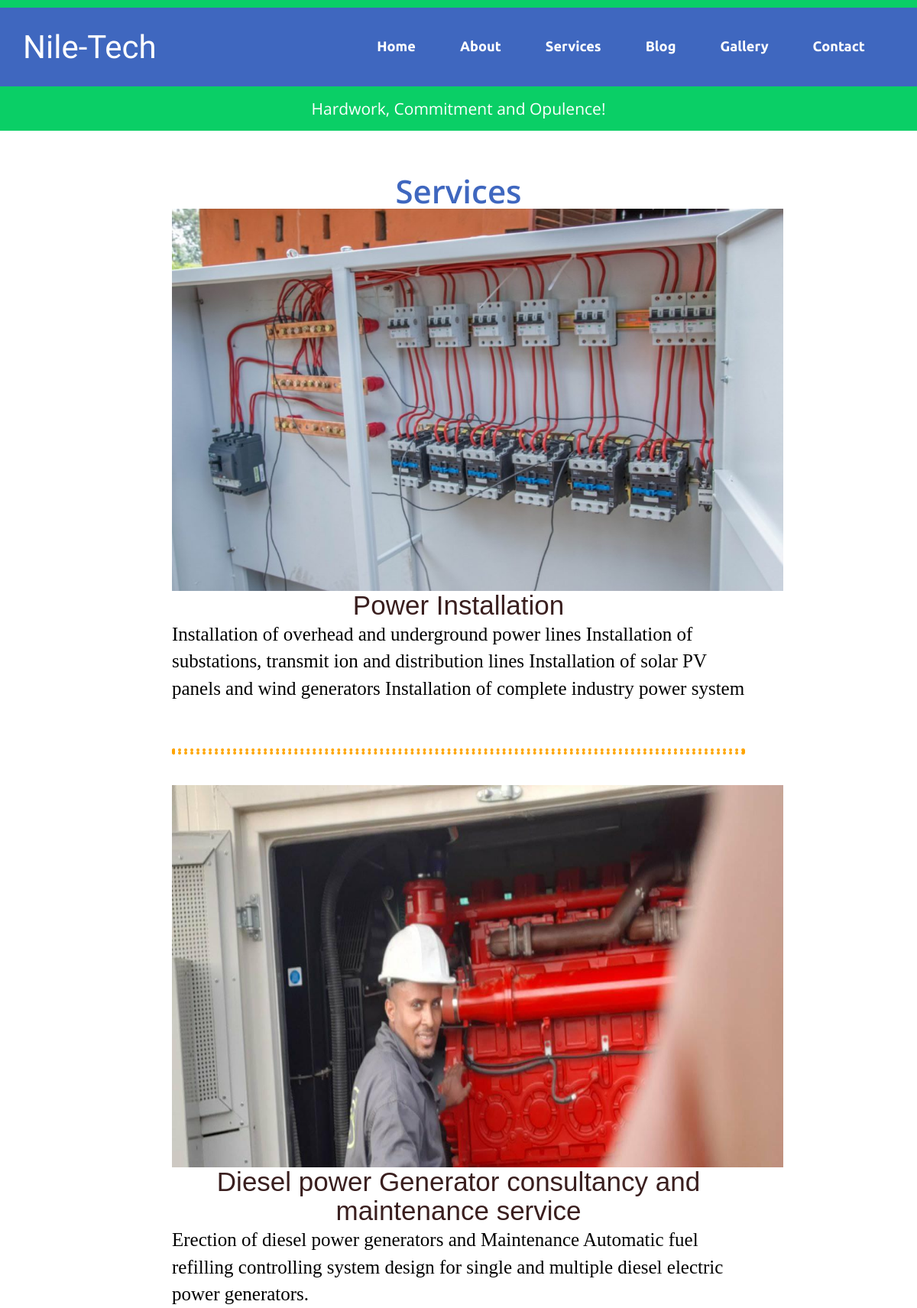
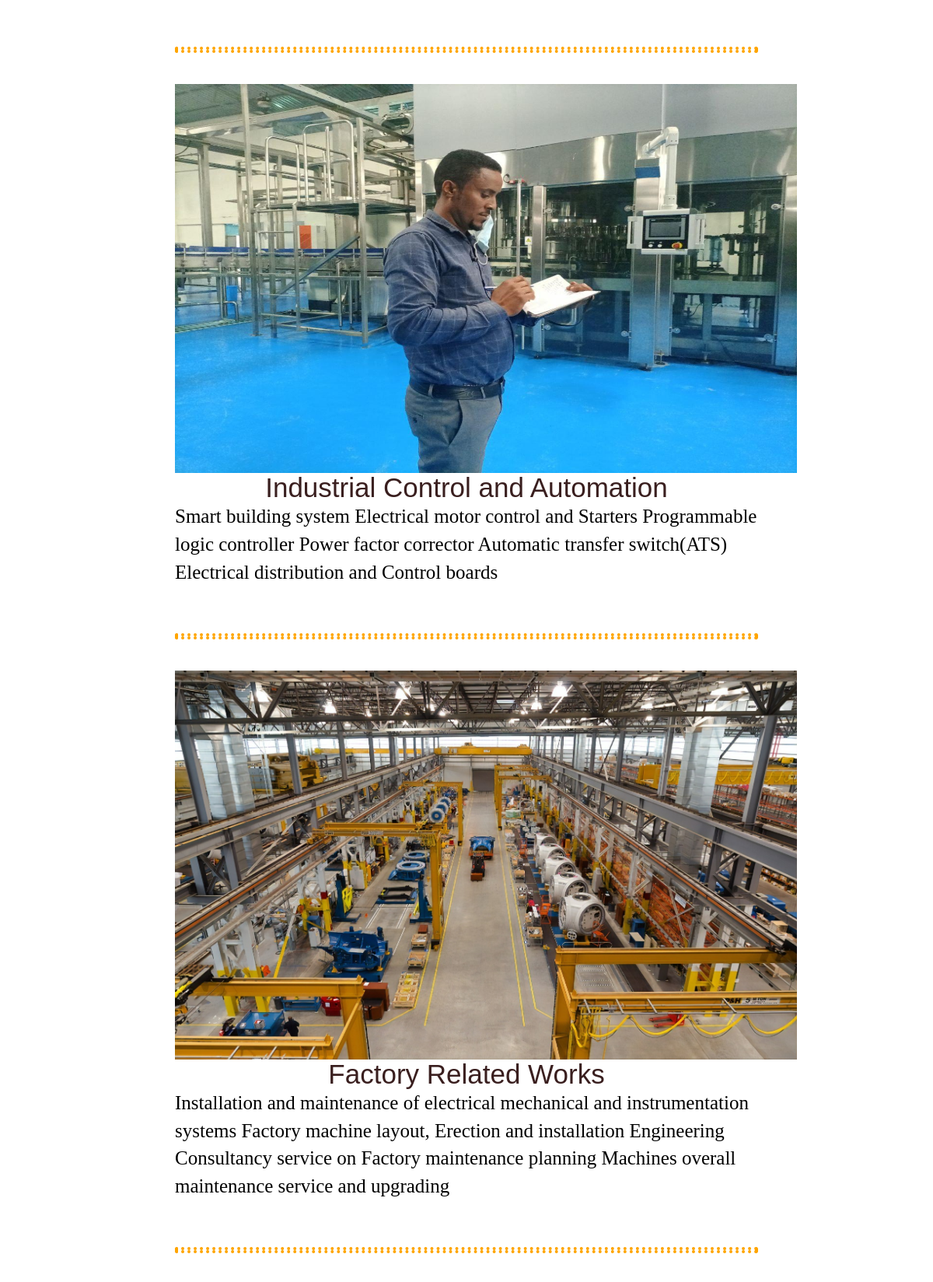
/services (upper part), run on the app's committed database (2 pictures, top to bottom).
### main/models.py (models this page shows, shortened)
class Services(models.Model):
    image = models.ImageField(upload_to='media/services')
    title = models.CharField(max_length=255)
    description = models.TextField(null=True)
    date = models.DateTimeField(auto_now_add=True)

### main/views.py (the view)
# urls.py: path('services', views.services, name='services'),
def services(request):
    servicelist = Services.objects.all()
    return render(request,'web/services.html', {"servicelist":servicelist})

### main/templates/web/services.html (shortened to what this page needs)
{% extends 'base.html' %}
{% block body %}
<div class="banner-bottom-strip">
	<div class="container">
	<p>Hardwork, Commitment and Opulence!</p>
	</div>
	</div>
	<section>
<div class="services">
	<div class="container"><h3>Services</h3>
		<div class="row">
			<div class="col-md-2"></div>
<div class="col-md-8">
	{% for service in servicelist %}
	<div class="card">
		<div class="card-body">
			<img class="card-img-top service-img" src="{{ service.image.url }}" alt="img">
			<h4 class="card-title service-head">{{service.title}}</h4>
			<p class="card-text service-body">{{service.description}}</p>
		</div>
		<br> <br> <hr class="hrs"> <br>
	{% endfor %}
	</div>
</div>
</div>
</div>
</div>
<br><br><br>
</section>
{% endblock body %}

### main/templates/base.html (shortened to what this page needs)
{% load static %}
<!DOCTYPE html>
<html>
<head>
<link href="{% static 'css/bootstrap.css' %}" rel="stylesheet">
<link href="{% static 'css/all.css' %}" rel="stylesheet" type="text/css">
<link href="{% static 'css/regular.css' %}" rel="stylesheet" type="text/css">
<link href="{% static 'css/style.css' %}" rel="stylesheet" type="text/css" media="all" />
<link href="https://maxcdn.bootstrapcdn.com/font-awesome/4.2.0/css/font-awesome.min.css" rel="stylesheet">
</head>
{% include 'includes/nav.html' %}
<body>
{% block body %}{% endblock body %}
</body>
</html>

### main/templates/includes/nav.html (shortened to what this page needs)
<div class="header">
	<div class="header-nav">
		<div class="container">
			<div class="logo">
				<a href="{% url 'index' %}"><h1>Nile-Tech</h1></a>
			</div>
			<div class="navigation">
				<nav class="navbar navbar-default">
						<div class="collapse navbar-collapse nav-wil" id="bs-example-navbar-collapse-1">
						  <ul class="nav navbar-nav" style='align-items:inline'>
							<li><a href="{% url 'index' %}" class="tn1">Home</a></li>
							<li><a href="{% url 'about' %}" class="tn1">About</a></li>
							<li><a href="{% url 'services' %}" class="tn1">Services</a></li>
							<li><a href="{% url 'blog' %}" class="tn1">Blog</a></li>
							<li><a href="{% url 'gallary' %}" class="tn1">Gallery</a></li>
							<li><a href="{% url 'contact' %}" class="tn1">Contact</a></li>
						  </ul>
				  <div class="clearfix"> </div>
				</div>
			</nav>
		</div>
		</div>
		</div>
	</div>

### main/static/css/regular.css (style rules this page uses)
:root, :host { --fa-font-regular: normal 400 1em/1 "Font Awesome 6 Free"; }

### main/static/css/style.css (style rules this page uses)
body { font-family: 'Open Sans', sans-serif; margin:0; padding:0; background:#ffffff; }
body a { transition:0.5s all; -webkit-transition:0.5s all; -moz-transition:0.5s all; -o-transition:0.5s all; -ms-transition:0.5s all; }
h1,h2,h3,h4,h5,h6 { margin:0; }
p { margin:0; }
ul { margin:0; padding:0; }
.logo { float: left; margin-top: 15px; }
.logo a { text-decoration:none; }
.logo a h1 { font-family: 'Belgrano', serif; color: #fff; font-size: 3em; }
.banner-bottom-strip { background: #0ACF66; padding: 1em; text-align: center; }
.banner-bottom-strip p { font-size: 1.5em; color: #fff; }
.navigation { width: 62%; float: right; margin-top: 25px; }
.nav-wil { padding:0; }
.navbar-default .navbar-nav > li > a { color:#fff; }
.nav > li > a { font-family: 'Ubuntu', sans-serif; margin: 0 29px !important; padding: 0; font-size: 1.3em; }
.navbar-nav > li { display: inline-block !important; }
.navbar-default { background-color: rgba(255, 255, 255, 0); border-color: rgba(255, 255, 255, 0); margin-bottom: 0; }
.header-nav { background-color: #3f67bf; color: #fff; border-top: 10px solid#0acf66; padding: 1em 0; }
.abouts,.services,.blog,.gallery,.contact { padding:4em 0; }
.abouts h3,.services h3,.blog h3,.gallery h3,.contact h3 { text-align: center; font-size: 3em; color: #3f67bf; font-weight:600; }
.container:after { content: "\0020"; display: block; height: 0; clear: both; visibility: hidden; }
.clearfix:before, .clearfix:after, .row:before, .row:after { content: '\0020'; display: block; overflow: hidden; visibility: hidden; width: 0; height: 0; }
.row:after, .clearfix:after { clear: both; }

### main/templates/includes/nav.html (style rules this page uses)
.tn1 { font-weight: bold; }

### main/templates/web/services.html (style rules this page uses)
.service-img { width:800px; height:500px; align-self:center; }
.service-head { font-size: 35px; color: rgb(58, 31, 31); text-align:center; font-family: Impact, Haettenschweiler, 'Arial Narrow Bold', sans-serif; }
.service-body { font-size: 25px; font-family: Verdana; color: black; }
hr.hrs { border: 4px orange dotted; border-radius : 2px; }

### data on the page
Services: image (picture), title "Power Installation", description "Installation of overhead and underground power lines Installation of substations, transmit ion and distribution lines Installation of solar PV panels and wind generators Installation of complete industry power system"
Services: image (picture), title "Diesel power Generator consultancy and maintenance service", description "Erection of diesel power generators and Maintenance Automatic fuel refilling controlling system design for single and multiple diesel electric power generators."
Services: image (picture), title "Industrial Control and Automation", description "Smart building system Electrical motor control and Starters Programmable logic controller Power factor corrector Automatic transfer switch(ATS) Electrical distribution and Control boards"
Services: image (picture), title "Factory Related Works", description "Installation and maintenance of electrical mechanical and instrumentation systems Factory machine layout, Erection and installation Engineering Consultancy service on Factory maintenance planning Machines overall maintenance service and upgrading"
